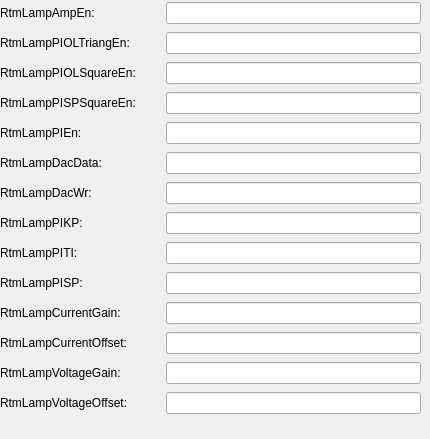
   <widget class="QWidget" name="tab_4">
    <attribute name="title">
     <string>CH1</string>
    </attribute>
    <widget class="QWidget" name="gridLayoutWidget_3">
     <property name="geometry">
      <rect>
       <x>0</x>
       <y>0</y>
       <width>421</width>
       <height>430</height>
      </rect>
     </property>
     <layout class="QGridLayout" name="gridLayout_3">
      <item row="20" column="0">
       <widget class="QLabel" name="label_32">
        <property name="text">
         <string>RtmLampDacWr:</string>
        </property>
       </widget>
      </item>
      <item row="19" column="0">
       <widget class="QLabel" name="label_29">
        <property name="text">
         <string>RtmLampDacData:</string>
        </property>
       </widget>
      </item>
      <item row="23" column="1">
       <widget class="PyDMLabel" name="PyDMLabel_24">
        <property name="toolTip">
         <string/>
        </property>
        <property name="channel" stdset="0">
         <string>XX-99SL01:DI-FOFBCtrl:RtmLampPISPCH1-RB</string>
        </property>
       </widget>
      </item>
      <item row="17" column="1">
       <widget class="PyDMLabel" name="PyDMLabel_32">
        <property name="toolTip">
         <string/>
        </property>
        <property name="channel" stdset="0">
         <string>XX-99SL01:DI-FOFBCtrl:RtmLampPISPSquareEnCH1-RB</string>
        </property>
       </widget>
      </item>
      <item row="21" column="2">
       <widget class="PyDMLineEdit" name="PyDMLineEdit_27">
        <property name="toolTip">
         <string/>
        </property>
        <property name="channel" stdset="0">
         <string>XX-99SL01:DI-FOFBCtrl:RtmLampPIKPCH1-SP</string>
        </property>
       </widget>
      </item>
      <item row="18" column="2">
       <widget class="PyDMLineEdit" name="PyDMLineEdit_13">
        <property name="toolTip">
         <string/>
        </property>
        <property name="channel" stdset="0">
         <string>XX-99SL01:DI-FOFBCtrl:RtmLampPIEnCH1-SP</string>
        </property>
       </widget>
      </item>
      <item row="22" column="2">
       <widget class="PyDMLineEdit" name="PyDMLineEdit_25">
        <property name="toolTip">
         <string/>
        </property>
        <property name="channel" stdset="0">
         <string>XX-99SL01:DI-FOFBCtrl:RtmLampPITICH1-SP</string>
        </property>
       </widget>
      </item>
      <item row="22" column="1">
       <widget class="PyDMLabel" name="PyDMLabel_31">
        <property name="toolTip">
         <string/>
        </property>
        <property name="channel" stdset="0">
         <string>XX-99SL01:DI-FOFBCtrl:RtmLampPITICH1-RB</string>
        </property>
       </widget>
      </item>
      <item row="14" column="0">
       <widget class="QLabel" name="label_21">
        <property name="text">
         <string>RtmLampAmpEn:</string>
        </property>
       </widget>
      </item>
      <item row="15" column="2">
       <widget class="PyDMLineEdit" name="PyDMLineEdit_17">
        <property name="toolTip">
         <string/>
        </property>
        <property name="channel" stdset="0">
         <string>XX-99SL01:DI-FOFBCtrl:RtmLampPIOLTriangEnCH1-SP</string>
        </property>
       </widget>
      </item>
      <item row="14" column="2">
       <widget class="PyDMLineEdit" name="PyDMLineEdit_18">
        <property name="toolTip">
         <string/>
        </property>
        <property name="channel" stdset="0">
         <string>XX-99SL01:DI-FOFBCtrl:RtmLampAmpEnCH1-SP</string>
        </property>
       </widget>
      </item>
      <item row="24" column="0">
       <widget class="QLabel" name="label_225">
        <property name="text">
         <string>RtmLampCurrentGain:</string>
        </property>
       </widget>
      </item>
      <item row="23" column="0">
       <widget class="QLabel" name="label_36">
        <property name="text">
         <string>RtmLampPISP:</string>
        </property>
       </widget>
      </item>
      <item row="16" column="2">
       <widget class="PyDMLineEdit" name="PyDMLineEdit_15">
        <property name="toolTip">
         <string/>
        </property>
        <property name="channel" stdset="0">
         <string>XX-99SL01:DI-FOFBCtrl:RtmLampPIOLSquareEnCH1-SP</string>
        </property>
       </widget>
      </item>
      <item row="15" column="1">
       <widget class="PyDMLabel" name="PyDMLabel_33">
        <property name="toolTip">
         <string/>
        </property>
        <property name="channel" stdset="0">
         <string>XX-99SL01:DI-FOFBCtrl:RtmLampPIOLTriangEnCH1-RB</string>
        </property>
       </widget>
      </item>
      <item row="23" column="2">
       <widget class="PyDMLineEdit" name="PyDMLineEdit_24">
        <property name="toolTip">
         <string/>
        </property>
        <property name="channel" stdset="0">
         <string>XX-99SL01:DI-FOFBCtrl:RtmLampPISPCH1-SP</string>
        </property>
       </widget>
      </item>
      <item row="15" column="0">
       <widget class="QLabel" name="label_19">
        <property name="text">
         <string>RtmLampPIOLTriangEn:     </string>
        </property>
       </widget>
      </item>
      <item row="19" column="1">
       <widget class="PyDMLabel" name="PyDMLabel_29">
        <property name="toolTip">
         <string/>
        </property>
        <property name="channel" stdset="0">
         <string>XX-99SL01:DI-FOFBCtrl:RtmLampDacDataCH1-RB</string>
        </property>
       </widget>
      </item>
      <item row="17" column="0">
       <widget class="QLabel" name="label_30">
        <property name="text">
         <string>RtmLampPISPSquareEn:</string>
        </property>
       </widget>
      </item>
      <item row="14" column="1">
       <widget class="PyDMLabel" name="PyDMLabel_35">
        <property name="toolTip">
         <string/>
        </property>
        <property name="channel" stdset="0">
         <string>XX-99SL01:DI-FOFBCtrl:RtmLampAmpEnCH1-RB</string>
        </property>
       </widget>
      </item>
      <item row="21" column="1">
       <widget class="PyDMLabel" name="PyDMLabel_36">
        <property name="toolTip">
         <string/>
        </property>
        <property name="channel" stdset="0">
         <string>XX-99SL01:DI-FOFBCtrl:RtmLampPIKPCH1-RB</string>
        </property>
       </widget>
      </item>
      <item row="21" column="0">
       <widget class="QLabel" name="label_28">
        <property name="text">
         <string>RtmLampPIKP:</string>
        </property>
       </widget>
      </item>
      <item row="22" column="0">
       <widget class="QLabel" name="label_33">
        <property name="text">
         <string>RtmLampPITI:</string>
        </property>
       </widget>
      </item>
      <item row="16" column="0">
       <widget class="QLabel" name="label_34">
        <property name="text">
         <string>RtmLampPIOLSquareEn:</string>
        </property>
       </widget>
      </item>
      <item row="18" column="0">
       <widget class="QLabel" name="label_31">
        <property name="text">
         <string>RtmLampPIEn:</string>
        </property>
       </widget>
      </item>
      <item row="18" column="1">
       <widget class="PyDMLabel" name="PyDMLabel_27">
        <property name="toolTip">
         <string/>
        </property>
        <property name="channel" stdset="0">
         <string>XX-99SL01:DI-FOFBCtrl:RtmLampPIEnCH1-RB</string>
        </property>
       </widget>
      </item>
      <item row="19" column="2">
       <widget class="PyDMLineEdit" name="PyDMLineEdit_12">
        <property name="toolTip">
         <string/>
        </property>
        <property name="channel" stdset="0">
         <string>XX-99SL01:DI-FOFBCtrl:RtmLampDacDataCH1-SP</string>
        </property>
       </widget>
      </item>
      <item row="17" column="2">
       <widget class="PyDMLineEdit" name="PyDMLineEdit_14">
        <property name="toolTip">
         <string/>
        </property>
        <property name="channel" stdset="0">
         <string>XX-99SL01:DI-FOFBCtrl:RtmLampPISPSquareEnCH1-SP</string>
        </property>
       </widget>
      </item>
      <item row="20" column="1">
       <widget class="PyDMLabel" name="PyDMLabel_25">
        <property name="toolTip">
         <string/>
        </property>
        <property name="channel" stdset="0">
         <string>XX-99SL01:DI-FOFBCtrl:RtmLampDacWrCH1-RB</string>
        </property>
       </widget>
      </item>
      <item row="25" column="0">
       <widget class="QLabel" name="label_226">
        <property name="text">
         <string>RtmLampCurrentOffset:</string>
        </property>
       </widget>
      </item>
      <item row="16" column="1">
       <widget class="PyDMLabel" name="PyDMLabel_30">
        <property name="toolTip">
         <string/>
        </property>
        <property name="channel" stdset="0">
         <string>XX-99SL01:DI-FOFBCtrl:RtmLampPIOLSquareEnCH1-RB</string>
        </property>
       </widget>
      </item>
      <item row="20" column="2">
       <widget class="PyDMLineEdit" name="PyDMLineEdit_26">
        <property name="toolTip">
         <string/>
        </property>
        <property name="channel" stdset="0">
         <string>XX-99SL01:DI-FOFBCtrl:RtmLampDacWrCH1-SP</string>
        </property>
       </widget>
      </item>
      <item row="26" column="0">
       <widget class="QLabel" name="label_227">
        <property name="text">
         <string>RtmLampVoltageGain:</string>
        </property>
       </widget>
      </item>
      <item row="27" column="0">
       <widget class="QLabel" name="label_228">
        <property name="text">
         <string>RtmLampVoltageOffset:</string>
        </property>
       </widget>
      </item>
      <item row="24" column="2">
       <widget class="PyDMLineEdit" name="PyDMLineEdit_112">
        <property name="toolTip">
         <string/>
        </property>
        <property name="channel" stdset="0">
         <string>XX-99SL01:DI-FOFBCtrl:RtmLampWvfGainCH1-SP</string>
        </property>
       </widget>
      </item>
      <item row="25" column="2">
       <widget class="PyDMLineEdit" name="PyDMLineEdit_113">
        <property name="toolTip">
         <string/>
        </property>
        <property name="channel" stdset="0">
         <string>XX-99SL01:DI-FOFBCtrl:RtmLampWvfOffsetCH1-SP</string>
        </property>
       </widget>
      </item>
      <item row="26" column="2">
       <widget class="PyDMLineEdit" name="PyDMLineEdit_114">
        <property name="toolTip">
         <string/>
        </property>
        <property name="channel" stdset="0">
         <string>XX-99SL01:DI-FOFBCtrl:RtmLampWvfGainCH9-SP</string>
        </property>
       </widget>
      </item>
      <item row="27" column="2">
       <widget class="PyDMLineEdit" name="PyDMLineEdit_115">
        <property name="toolTip">
         <string/>
        </property>
        <property name="channel" stdset="0">
         <string>XX-99SL01:DI-FOFBCtrl:RtmLampWvfOffsetCH9-SP</string>
        </property>
       </widget>
      </item>
      <item row="24" column="1">
       <widget class="PyDMLabel" name="PyDMLabel_185">
        <property name="toolTip">
         <string/>
        </property>
        <property name="channel" stdset="0">
         <string>XX-99SL01:DI-FOFBCtrl:RtmLampWvfGainCH1-SP</string>
        </property>
       </widget>
      </item>
      <item row="25" column="1">
       <widget class="PyDMLabel" name="PyDMLabel_186">
        <property name="toolTip">
         <string/>
        </property>
        <property name="channel" stdset="0">
         <string>XX-99SL01:DI-FOFBCtrl:RtmLampWvfOffsetCH1-SP</string>
        </property>
       </widget>
      </item>
      <item row="26" column="1">
       <widget class="PyDMLabel" name="PyDMLabel_187">
        <property name="toolTip">
         <string/>
        </property>
        <property name="channel" stdset="0">
         <string>XX-99SL01:DI-FOFBCtrl:RtmLampWvfGainCH9-SP</string>
        </property>
       </widget>
      </item>
      <item row="27" column="1">
       <widget class="PyDMLabel" name="PyDMLabel_188">
        <property name="toolTip">
         <string/>
        </property>
        <property name="channel" stdset="0">
         <string>XX-99SL01:DI-FOFBCtrl:RtmLampWvfOffsetCH9-SP</string>
        </property>
       </widget>
      </item>
     </layout>
    </widget>
   </widget>
